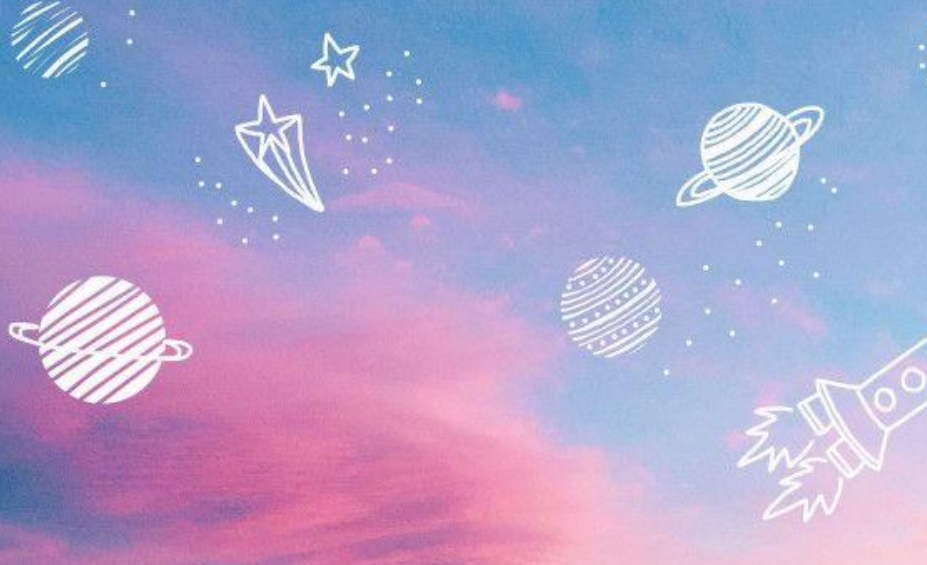
#> input picture Lab_1/Images/Sample_1.png, 927 x 565 px, found by its file name
$ python code.py
#> lines starting #> are read from the running program, lines starting #| are printed output that depends on the picture
import numpy as np
import cv2
import matplotlib.pyplot as plt

# Input image path
image_path = 'Lab_1/Images/Sample_1.png'
save_path = 'Lab_1/Task_2/output.png'

# Read the input image
img = cv2.imread(image_path)
#> img is the input picture: shape (565, 927, 3); mean B, G, R 204.3, 162.7, 172.8
if img is None:
    raise FileNotFoundError(f"File '{image_path}' could not be read. Check if the path is correct.")

# Convert from BGR to RGB so we can plot using matplotlib
img = cv2.cvtColor(img, cv2.COLOR_BGR2RGB)

# Disable x & y axis
plt.axis('off')

# Show the original image
plt.imshow(img)
plt.show()

# Get the image shape
rows, cols, dim = img.shape
#> rows = 565; cols = 927; dim = 3

# Transformation matrix for translation
M = np.float32([[1, 0, 50],
                [0, 1, 50],
                [0, 0, 1]])

# Apply a perspective transformation to the image
translated_img = cv2.warpPerspective(img, M, (cols, rows))
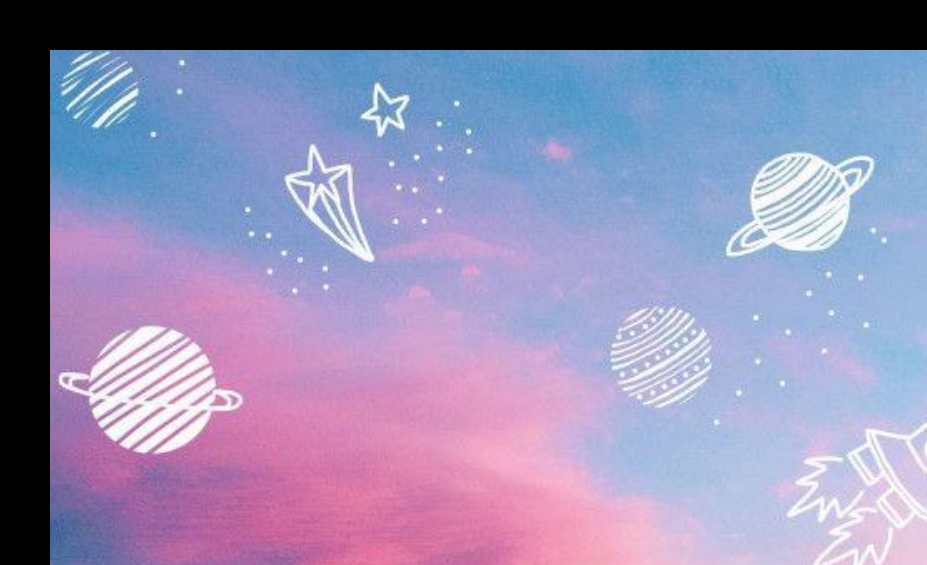
#> translated_img: shape (565, 927, 3); mean R, G, B 145.7, 140.1, 176.7

# Save the translated image
cv2.imwrite(save_path, cv2.cvtColor(translated_img, cv2.COLOR_RGB2BGR))

# Disable x & y axis
plt.axis('off')

# Show the resulting image
plt.imshow(translated_img)
plt.show()

cv2.waitKey(0)
cv2.destroyAllWindows()
